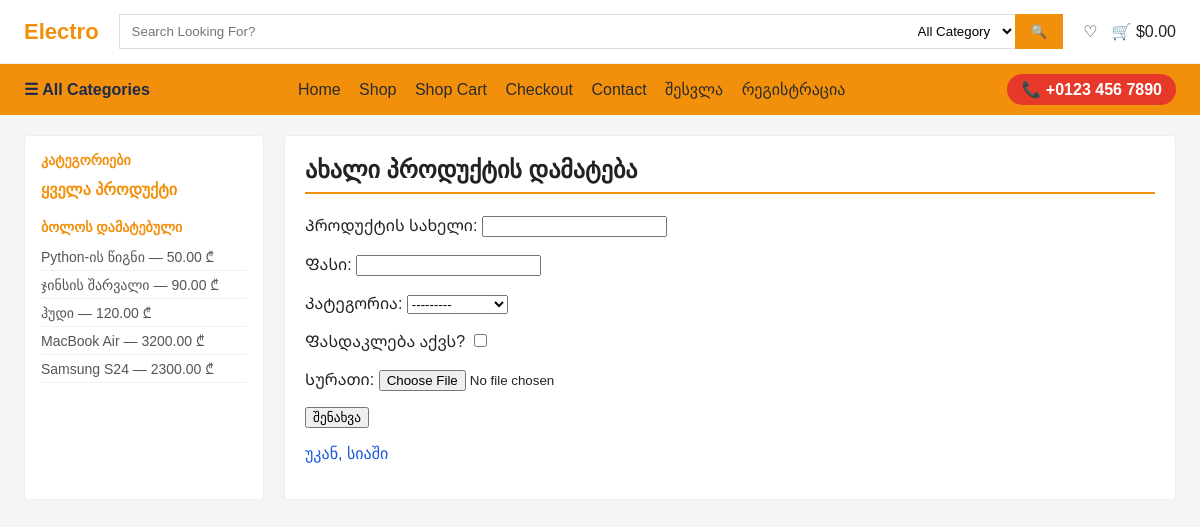
Screenshot of /product/new/ with the database file from the repository.
### store/models.py (models this page shows, shortened)
class Product(models.Model):
    name = models.CharField(max_length=200, verbose_name="პროდუქტის სახელი")
    price = models.DecimalField(max_digits=10, decimal_places=2, verbose_name="ფასი")
    image = models.ImageField(upload_to='products/', blank=True, null=True, verbose_name="სურათი")
    is_discounted = models.BooleanField(default=False, verbose_name="ფასდაკლება აქვს?")
    category = models.ForeignKey(
        Category,
        on_delete=models.CASCADE,
        related_name='products',
        verbose_name="კატეგორია"
    )
    created_at = models.DateTimeField(auto_now_add=True)
    class Meta:
        verbose_name_plural = "პროდუქტები"

class Category(models.Model):
    name = models.CharField(max_length=100, verbose_name="კატეგორიის სახელი")
    class Meta:
        verbose_name_plural = "კატეგორიები"
    def __str__(self):
        return self.name

### store/views.py (the view)
# urls.py: path('product/new/', views.ProductCreateView.as_view(), name='product_create'),
class ProductCreateView(CreateView):
    model = Product
    form_class = ProductForm
    template_name = 'store/product_form.html'
    success_url = reverse_lazy('home')
    def get_context_data(self, **kwargs):
        context = super().get_context_data(**kwargs)
        context['page_title'] = 'ახალი პროდუქტის დამატება'
        return context

### store/forms.py
class ProductForm(forms.ModelForm):
    class Meta:
        model = Product
        fields = ['name', 'price', 'category', 'is_discounted', 'image']

### store/context_processors.py (called while the page is built)
def latest_products(request):
    return {
        'latest_products': Product.objects.order_by('-created_at')[:5]
    }

### store/templates/store/product_form.html (shortened to what this page needs)
{% extends 'store/base.html' %}
{% block content %}
  <form method="POST" enctype="multipart/form-data">
    {{ form.as_p }}
    <button type="submit">შენახვა</button>
  </form>
  <p><a href="{% url 'home' %}">უკან, სიაში</a></p>
{% endblock %}

### store/templates/store/base.html (shortened to what this page needs)
{% load static %}
<!DOCTYPE html>
<html lang="ka">
<head>
  <link rel="stylesheet" href="{% static 'css/style.css' %}">
</head>
<body>
  <header class="site-header">
    <div class="header-top">
      <a href="{% url 'home' %}" class="logo"> Electro</a>
      <form method="GET" action="{% url 'home' %}" class="header-search">
        <input type="text" name="q" placeholder="Search Looking For?" value="{{ search_query }}">
        <select name="category">
          <option value="">All Category</option>
        </select>
        <button type="submit">🔍</button>
      </form>
      <div class="header-icons">
        <span title="Wishlist">♡</span>
        <span title="Cart">🛒 $0.00</span>
      </div>
    </div>
    <nav class="header-nav">
      <span class="categories-label">☰ All Categories</span>
      <div class="nav-links">
        <a href="{% url 'home' %}" class="{% if request.resolver_match.url_name == 'home' %}active{% endif %}">Home</a>
        <a href="{% url 'home' %}">Shop</a>
        <a href="#">Shop Cart</a>
        <a href="#">Checkout</a>
        <a href="#">Contact</a>
        {% if user.is_authenticated %}
          <a href="{% url 'profile' %}">{{ user.username }}</a>
          <a href="{% url 'logout' %}">გასვლა</a>
        {% else %}
          <a href="{% url 'login' %}">შესვლა</a>
          <a href="{% url 'register' %}">რეგისტრაცია</a>
        {% endif %}
      </div>
      <div class="phone-badge">📞 +0123 456 7890</div>
    </nav>
  </header>
  <div class="layout">
    <aside class="sidebar">
      <h3>კატეგორიები</h3>
      <ul class="category-list">
        <li><a href="{% url 'home' %}" class="{% if not selected_category %}active{% endif %}">ყველა პროდუქტი</a></li>
      </ul>
      <h3>ბოლოს დამატებული</h3>
      <ul class="latest-list">
        {% for p in latest_products %}
        <li>{{ p.name }} — {{ p.price }} ₾</li>
        {% empty %}
        <li>პროდუქტები არ არის</li>
        {% endfor %}
      </ul>
    </aside>
    <main class="content">
      <h2>{{ page_title|default:"პროდუქტები" }}</h2>
      {% block content %}{% endblock %}
    </main>
  </div>
</body>
</html>

### static/css/style.css (style rules this page uses)
* { box-sizing: border-box; }
body { font-family: Arial, Helvetica, sans-serif; margin: 0; background: #f5f5f5; color: #222; }
a { color: #1a56db; text-decoration: none; }
.header-top { background: #fff; display: flex; align-items: center; gap: 20px; padding: 14px 24px; border-bottom: 1px solid #eee; flex-wrap: wrap; }
.logo { font-size: 22px; font-weight: bold; color: #f2900c; text-decoration: none; white-space: nowrap; }
.header-search { flex: 1; display: flex; min-width: 260px; }
.header-search input[type="text"] { flex: 1; padding: 8px 12px; border: 1px solid #ddd; border-right: none; }
.header-search select { padding: 8px; border: 1px solid #ddd; border-left: none; border-right: none; background: #fff; }
.header-search button { background: #f2900c; color: #fff; border: none; padding: 8px 16px; cursor: pointer; }
.header-icons { display: flex; gap: 14px; white-space: nowrap; }
.header-nav { background: #f2900c; display: flex; align-items: center; justify-content: space-between; padding: 10px 24px; flex-wrap: wrap; gap: 10px; }
.categories-label { color: #1c2b4a; font-weight: bold; }
.nav-links a { color: #2b2b2b; margin-right: 14px; font-weight: 500; text-decoration: none; }
.phone-badge { background: #e6392a; color: #fff; padding: 6px 14px; border-radius: 16px; font-weight: bold; white-space: nowrap; }
.layout { display: flex; gap: 20px; padding: 20px 24px; }
.sidebar { width: 240px; background: #fff; border: 1px solid #eee; border-radius: 4px; padding: 16px; }
.sidebar h3 { font-size: 14px; text-transform: uppercase; color: #f2900c; margin: 16px 0 8px; }
.sidebar h3:first-child { margin-top: 0; }
.category-list, .latest-list { list-style: none; padding: 0; margin: 0; }
.category-list li a { display: block; padding: 4px 0; color: #333; }
.category-list li a.active { color: #f2900c; font-weight: bold; }
.latest-list li { padding: 4px 0; border-bottom: 1px solid #f0f0f0; font-size: 14px; color: #555; }
.content { flex: 1; background: #fff; border: 1px solid #eee; border-radius: 4px; padding: 20px; }
.content h2 { margin-top: 0; border-bottom: 2px solid #f2900c; padding-bottom: 8px; }

### rows the page displays
Product: name "Python-ის წიგნი", price "50.00"
Product: name "ჯინსის შარვალი", price "90.00"
Product: name "ჰუდი", price "120.00"
Product: name "MacBook Air", price "3200.00"
Product: name "Samsung S24", price "2300.00"

### other values shown
{{ page_title|default:"პროდუქტები" }} "ახალი პროდუქტის დამატება"
